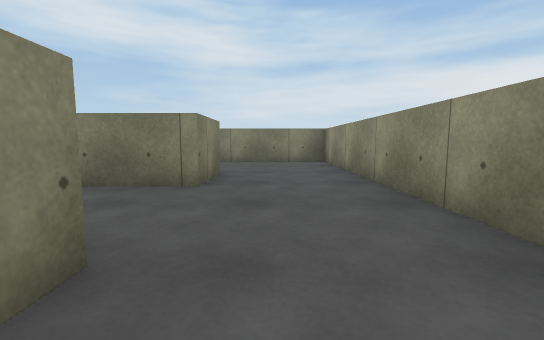
View 1 (above)

16 first-person views from a walk through a 3-D level made in the Unity game engine. The camera is 0.62 m above the floor, tilts 6° down and sees 90° across. The floor is counted in squares, 1 m on a side. Each view is taken from the middle of a square. On the plan, view 1 faces up. The plan holds only what a view shows up to about 9 squares ahead; the rest is blank. The player character is not drawn. Surface patterns are stand-ins for the level's own textures.

View 2
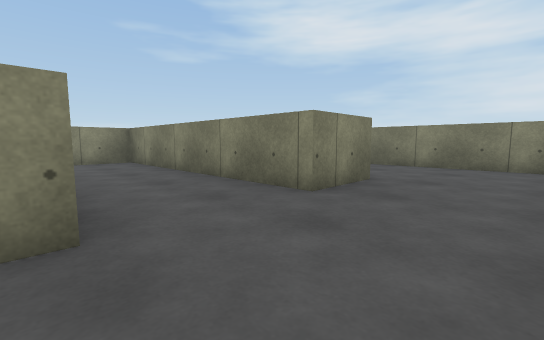

View 3
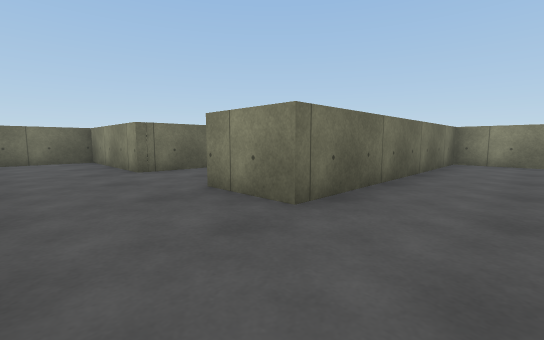

View 4
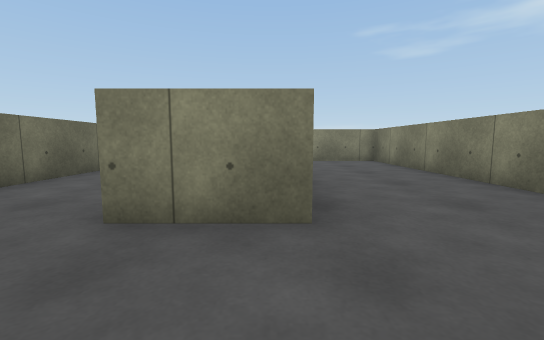

View 5
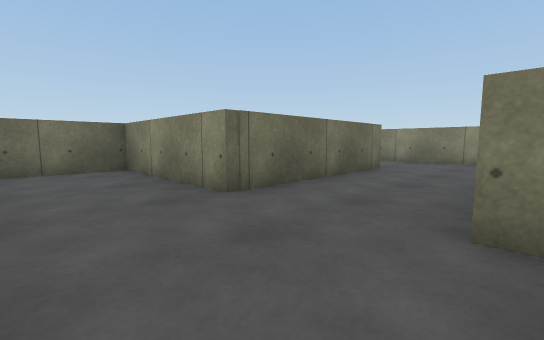

View 6
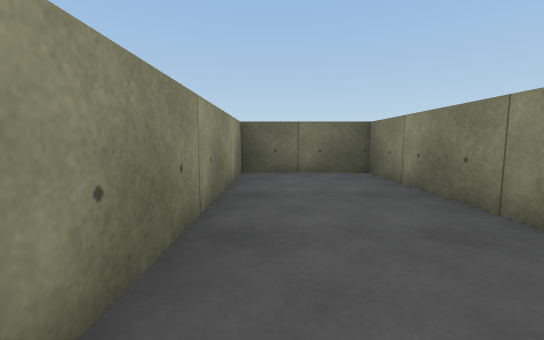

View 7
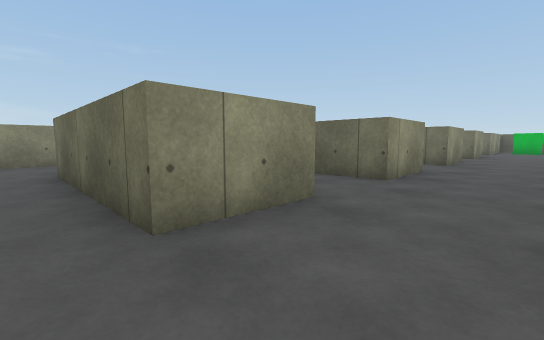

View 8
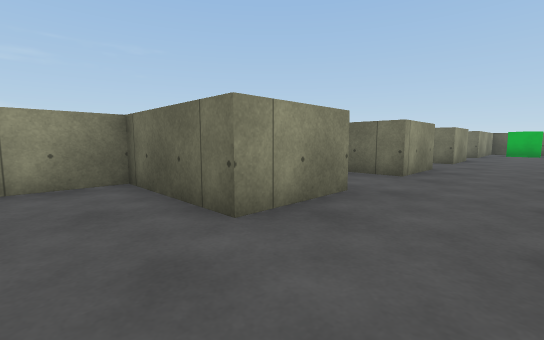

View 9
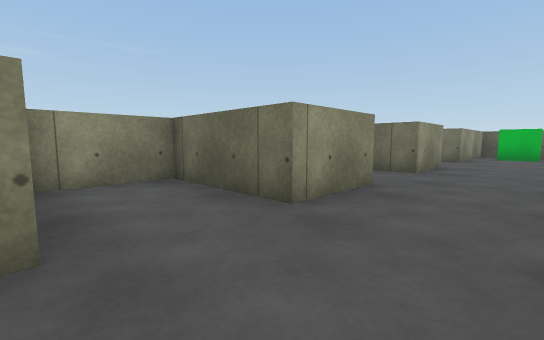

View 10
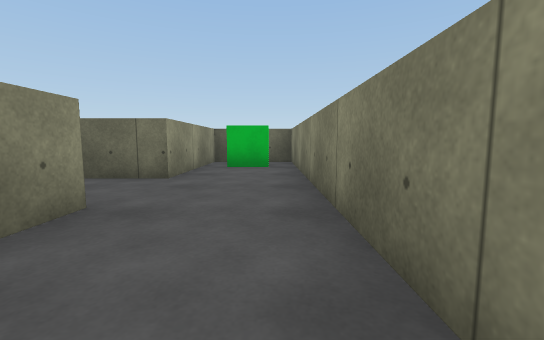

View 11
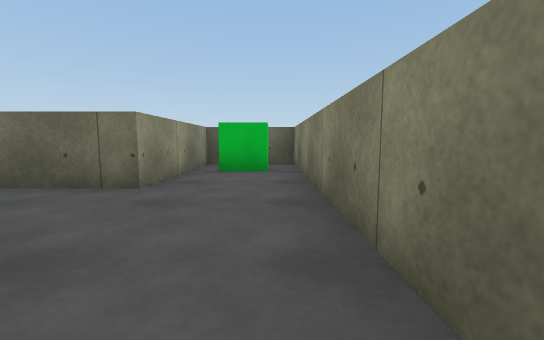

View 12
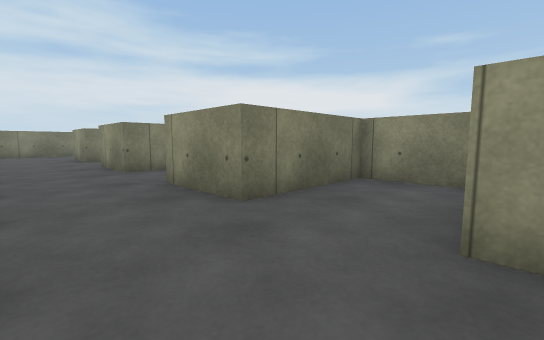

View 13
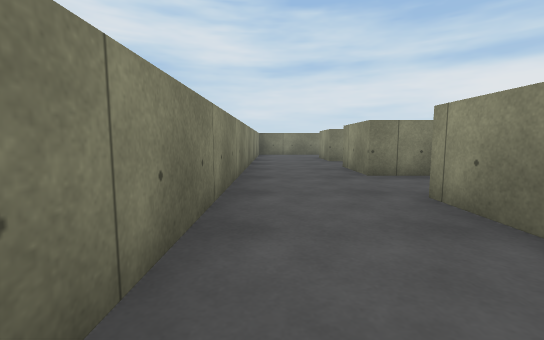

View 14
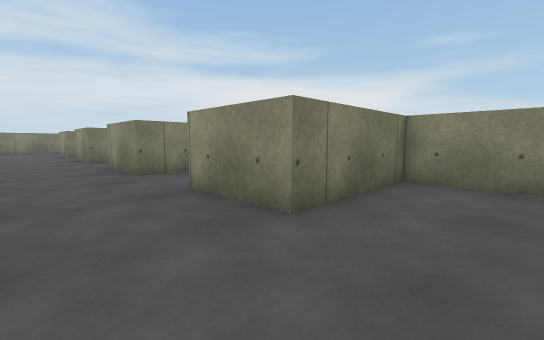

View 15
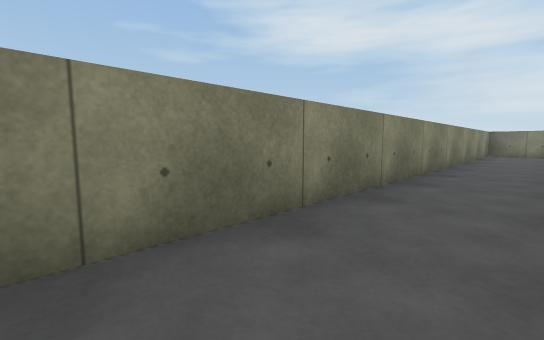

View 16
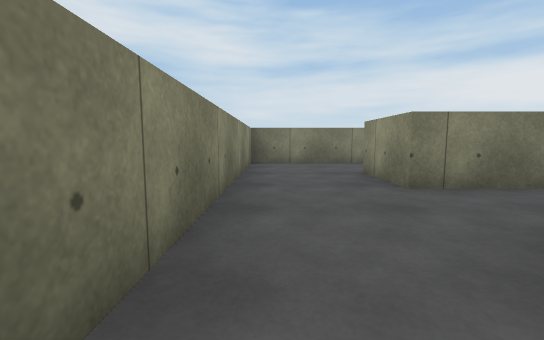

### Floor plan
Ten units are one square. View 1 is at (0, 0); x grows to the right and y downward. Boxes are objects, and circles mark ways between rooms. Rooms are numbered by the first view taken in them; rooms with no view inside come last. Other rooms are left out.
<svg viewBox="-81 -87 102 265">
<path fill="none" stroke="#000" d="M-9 -37 -76 -37 -76 5M-53 5 -53 -13 -9 -13 -9 23 16 23 16 -35M16 -35 16 -82 -76 -82 -76 -53 -9 -53 -9 -37M-53 41 -53 23 -27 23 -27 9M-34 5 -53 5M-76 5 -76 46M-53 115 -53 97 -44 97M-27 94 -27 78 -53 78 -53 60 -27 60 -27 42M-76 46 -76 116M-41 41 -53 41M-76 116 -76 173 -53 173 -53 135 -34 135M-27 131 -27 115 -53 115"/>
<rect x="-75" y="155" width="20" height="10" fill="#bbb"><title>green cube</title></rect>
<circle cx="5" cy="-45" r="3" fill="#2a7"/>
<circle cx="-65" cy="-5" r="3" fill="#2a7"/>
<circle cx="-65" cy="35" r="3" fill="#2a7"/>
<circle cx="-65" cy="105" r="3" fill="#2a7"/>
<text x="-30" y="-20">1</text>
<text x="-20" y="-60">2</text>
<text x="-50" y="20">3</text>
<text x="-60" y="80">4</text>
<text x="-60" y="140">5</text>
</svg>
Room 1 opens to room 2. Room 1 opens to room 3. Room 3 opens to room 4. Room 4 opens to room 5.

Where each view was taken, in squares from view 1:
view 1: 0 up, 0 right, facing up
view 2: 1 up, 1 right, facing up-left
view 3: 7 up, 1 right, facing down-left
view 4: 5 up, 1 right, facing left
view 5: 4 up, 1 right, facing down-left
view 6: 3 up, 1 right, facing down
view 7: 2 up, 7 left, facing down-right
view 8: 1 down, 7 left, facing down-right
view 9: 4 down, 7 left, facing down-right
view 10: 9 down, 7 left, facing down
view 11: 10 down, 7 left, facing down
view 12: 10 down, 7 left, facing up-right
view 13: 9 down, 7 left, facing up
view 14: 13 down, 7 left, facing up-right
view 15: 10 down, 6 left, facing up-left
view 16: 4 down, 7 left, facing up
